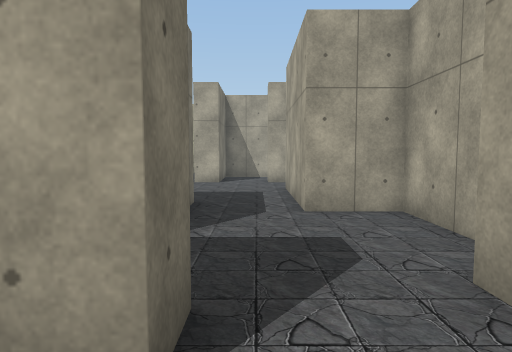
[1] (above)

24 first-person views from a walk through a scene from a Unity 3-D project. The camera is 1.2 m above the floor, tilts 4° down and sees 75° across. The floor is counted in squares, 1 m on a side. Each view is taken from the middle of a square. On the plan, view 1 faces up. The plan holds only what a view shows up to about 14 squares ahead; the rest is blank. The place goes on beyond the plan. The player is left out. Some animated figures are not drawn. Door leaves are left out, so doorways stand open. Some surface patterns are stand-ins.

[2]
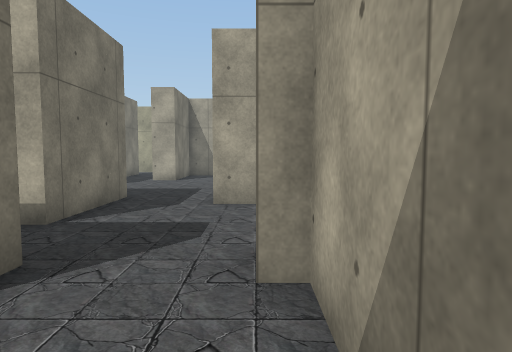

[3]
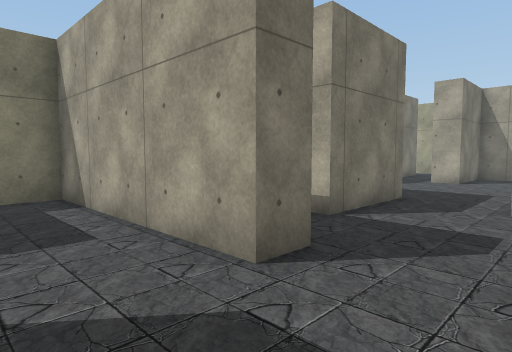

[4]
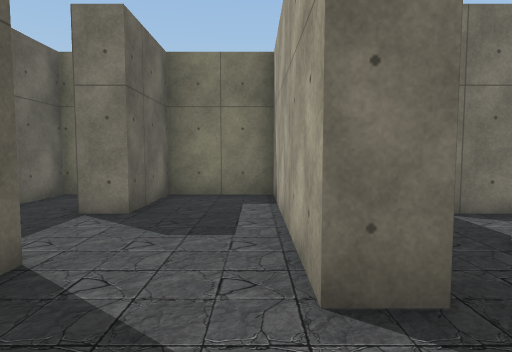

[5]
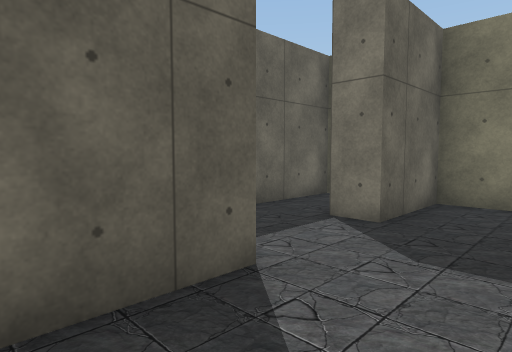

[6]
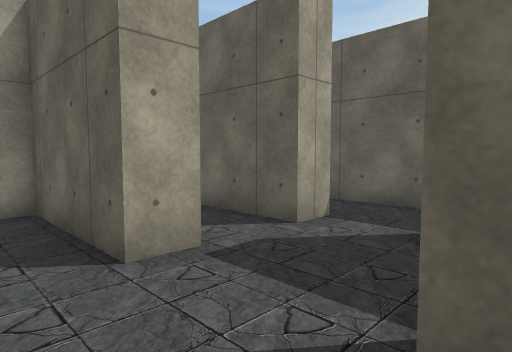

[7]
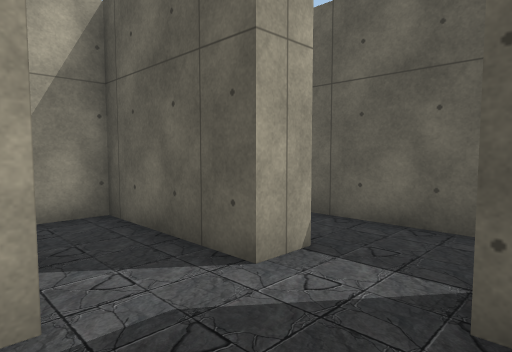

[8]
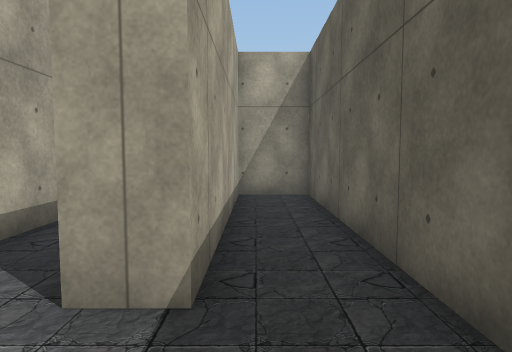

[9]
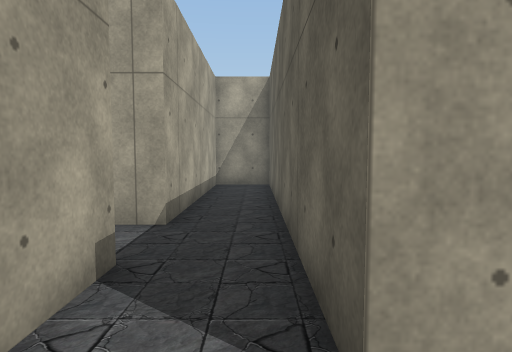

[10]
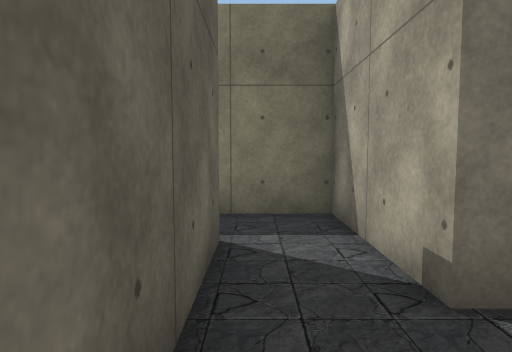

[11]
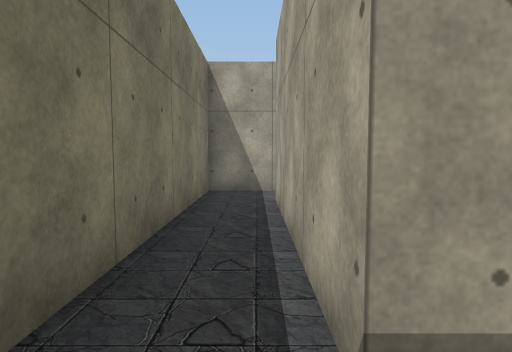

[12]
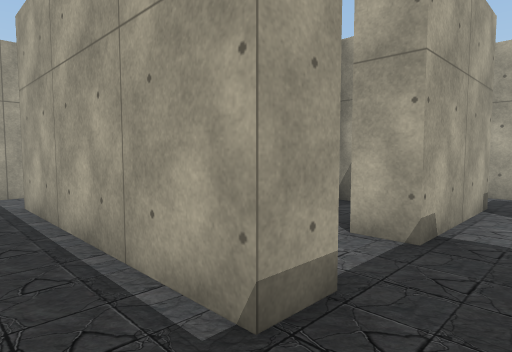

[13]
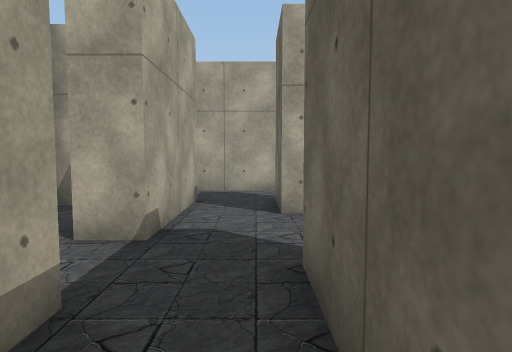

[14]
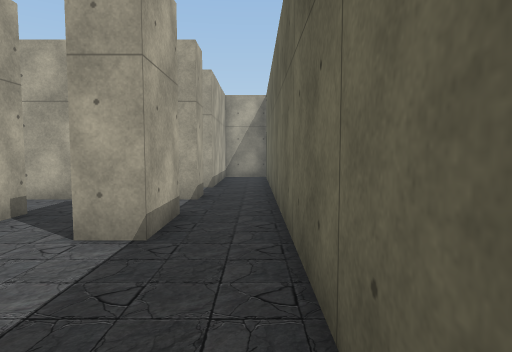

[15]
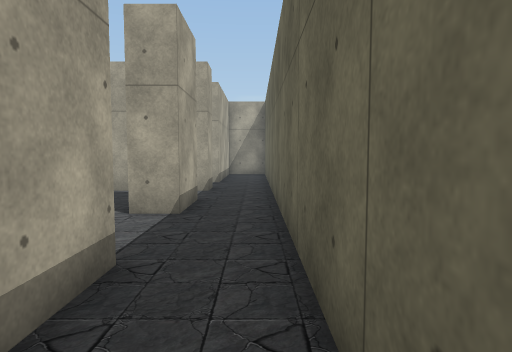

[16]
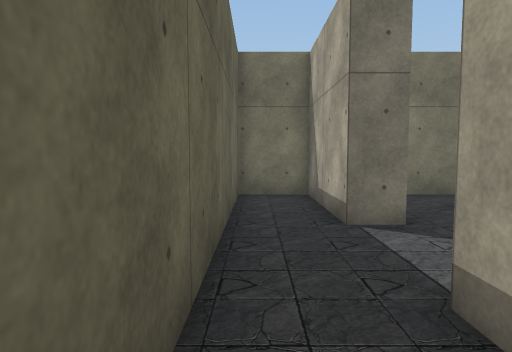

[17]
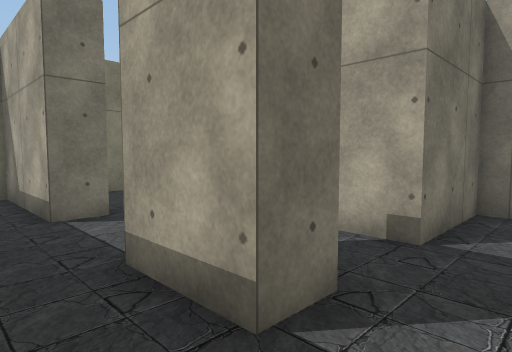

[18]
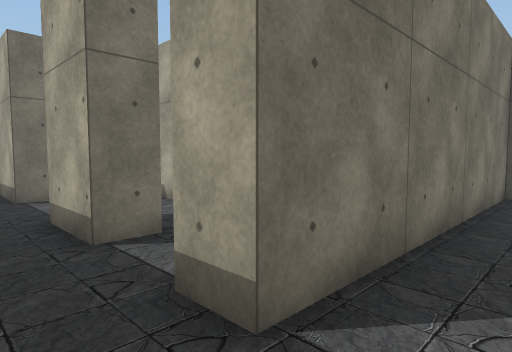

[19]
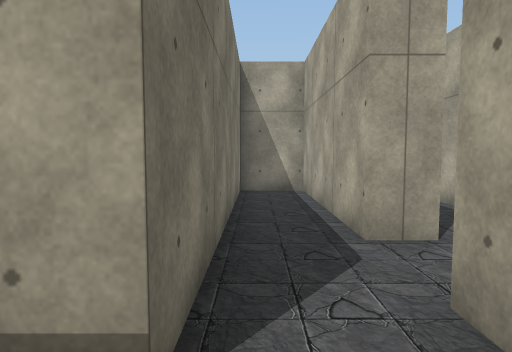

[20]
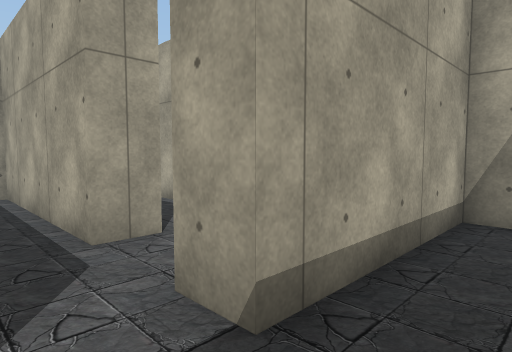

[21]
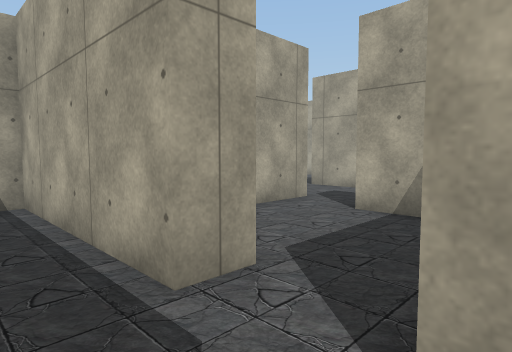

[22]
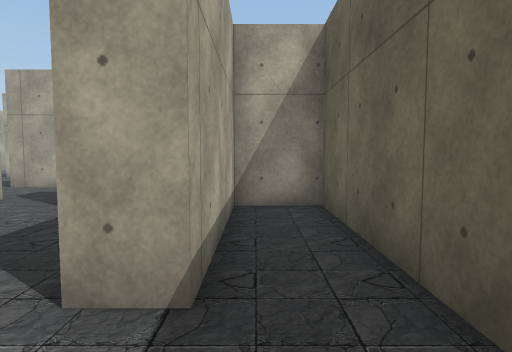

[23]
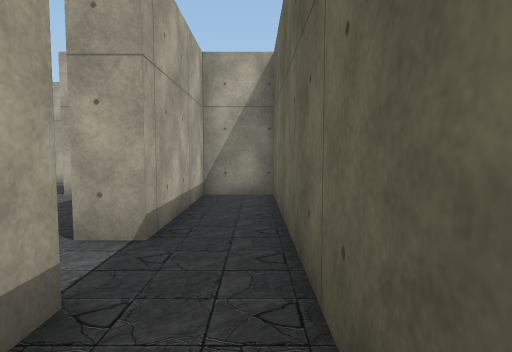

[24]
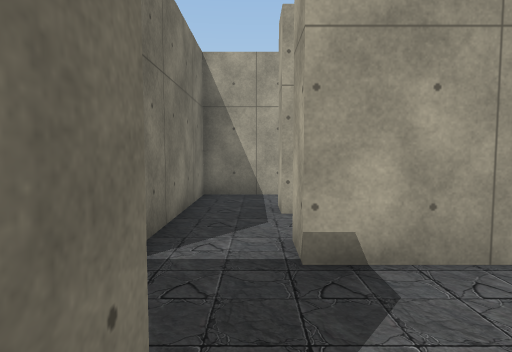

### Floor plan
Points are (right, up) in squares from view 1. A wall is a line through its corners. A room is listed if a view was taken in it or the views show most of it. See-through windows are left out.
Room 1 (views 1, 2, 3, 4, 5, 6, 7)
walls: (-1.5, -2.6) (-1.5, -1.5) (2.5, -1.5) (2.5, 2) (2, 2); (-0.5, 1.5) (-7.5, 1.5) (-7.5, -1.5) (-4.5, -1.5) (-4.5, -2.5); (-1.5, -4.5) (2.5, -4.5) (2.5, -3.2); (1.9, -2.5) (0.5, -2.5); (-7.5, -4) (-7.5, -4.5) (-3.5, -4.5)
ways out: opening at (-2.5, -5) to room 2; opening at (0.5, 2) to room 7
Room 2 (views 8, 10)
walls: (-3.5, -5) (-3.5, -5.5) (-5.5, -5.5); (-5.5, -7.5) (5.5, -7.5) (5.5, -5.5) (-1.5, -5.5) (-1.5, -4.5)
ways out: opening at (-2.5, -5) to room 1; opening at (-4.5, -6.5) to room 3
Room 3 (views 9, 11, 12, 13)
walls: (-5.5, -14.5) (-5.5, -7.5); (-6.4, -16.5) (-5.4, -16.5); (-5.5, -5.5) (-7.5, -5.5) (-7.5, -15)
ways out: opening at (-4.5, -6.5) to room 2; opening at (-5, -15.5) to room 4
Room 4 (views 14, 15, 24)
walls: (-5.4, -16.5) (-3.5, -16.5) (-3.5, -17.5) (-7.5, -17.5) (-7.5, -19.5) (-0.5, -19.5); (-0.5, -17.5) (-0.5, -16.5); (-4.4, -14.5) (-5.5, -14.5); (-0.5, -14.5) (-2.5, -14.5)
ways out: opening at (-5, -15.5) to room 3; opening at (0.5, -18.5) to room 5; opening at (0.5, -15.5) to room 10; opening at (-3.5, -14) to room 11
Room 5 (views 16, 17, 23)
walls: (1.5, -17.5) (-0.5, -17.5); (-0.5, -19.5) (3.5, -19.5)
ways out: opening at (0.5, -18.5) to room 4; opening at (4, -18.5) to room 6; opening at (2.5, -17) to room 10
Room 6 (views 18, 19, 20, 21, 22)
walls: (4.5, -16.5) (4.5, -17.5) (3.5, -17.5); (3.5, -19.5) (11.5, -19.5) (11.5, -17.5) (6.5, -17.5) (6.5, -16.5)
ways out: opening at (4, -18.5) to room 5; opening at (5.5, -17) to room 9
Room 7 (no view inside)
walls: (-0.5, 2.6) (-0.5, 1.5); (3, 4.5) (3, 6.7) (1, 6.7) (1, 8.4); (2, 2.5) (2, 3); (-1.5, 8.1) (-1.5, 4.5) (-2, 4.5)
ways out: opening at (0.5, 2) to room 1; opening at (-2, 3.5); opening at (-0.5, 7.5)
Room 8 (no view inside)
walls: (7.6, -14.5) (6.5, -14.5); (11.5, -14.9) (11.5, -13.5); (11.4, -11.5) (10.5, -11.5)
ways out: opening at (7, -15.5) to room 9; opening at (8.5, -11); opening at (12, -12.5)
Room 9 (no view inside)
walls: (6.5, -14.5) (6.5, -8.5) (4.5, -8.5) (4.5, -16.5)
ways out: opening at (5.5, -17) to room 6; opening at (7, -15.5) to room 8
Room 10 (no view inside)
walls: (-0.5, -16.5) (1.5, -16.5) (1.5, -17.5); (3.5, -17.5) (3.5, -13); (2.1, -11.5) (1.5, -11.5) (1.5, -14.5) (-0.5, -14.5)
ways out: opening at (0.5, -15.5) to room 4; opening at (2.5, -17) to room 5
Room 11 (no view inside)
walls: (-2.5, -14.5) (-2.5, -13.5); (-4.5, -11.5) (-4.5, -13.5)
ways out: opening at (-3.5, -14) to room 4; opening at (-3.5, -11)

Where each view was taken, in squares from view 1:
view 1: 0 up, 0 right, facing up
view 2: 1 down, 2 right, facing up
view 3: 1 down, 2 right, facing up-left
view 4: 1 up, 2 right, facing left
view 5: 1 up, 1 right, facing down-left
view 6: 0 up, 5 left, facing down-right
view 7: 2 down, 4 left, facing down-right
view 8: 6 down, 4 left, facing right
view 9: 7 down, 7 left, facing right
view 10: 7 down, 1 left, facing left
view 11: 16 down, 6 left, facing up
view 12: 16 down, 7 left, facing up-right
view 13: 16 down, 7 left, facing right
view 14: 19 down, 5 left, facing right
view 15: 19 down, 7 left, facing right
view 16: 19 down, 2 right, facing left
view 17: 19 down, 3 right, facing up-left
view 18: 19 down, 6 right, facing up-left
view 19: 19 down, 5 right, facing up
view 20: 19 down, 5 right, facing up-right
view 21: 17 down, 5 right, facing up-right
view 22: 18 down, 4 right, facing right
view 23: 19 down, 2 right, facing right
view 24: 18 down, 3 left, facing up
